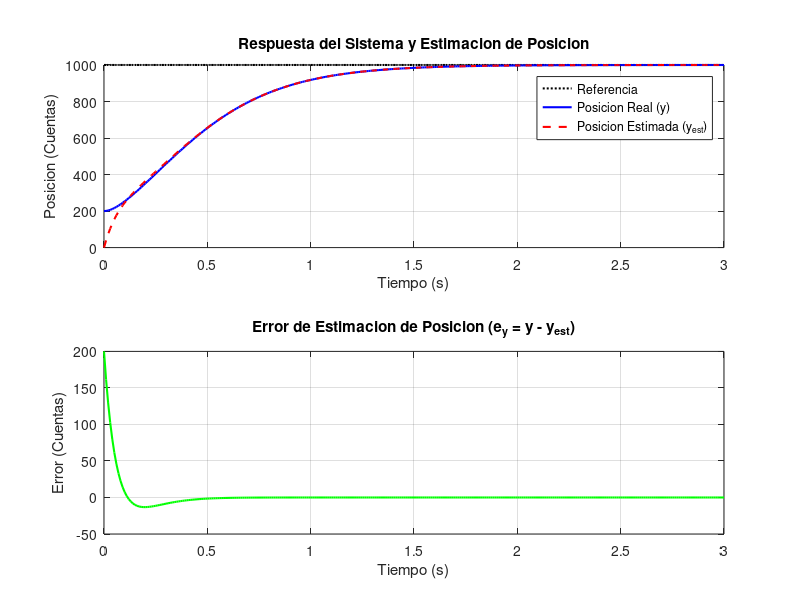

Source code (MATLAB):
%% LABORATORIO 7: DISEÑO DE REALIMENTACIÓN DE ESTADO CON OBSERVADOR
% Sistema: Variador-Motor-Encoder (Unidad de Selección)
% Asignación de Polos y Diseño de Observador de Luenberger de Orden Completo

clear; clc; close all;

%% 1. DEFINICIÓN DEL MODELO CONTINUO
Ts = 0.01; % Periodo de muestreo: 10ms (Configurado en el PLC)

% Matrices Continuas (Obtenidas en Lab 4)
A = [0.0000  1.0000; 
     0.0000 -3.7638];
B = [0.0000; 
     0.1642];
C = [1 0];
D = 0;

sys_c = ss(A, B, C, D);

%% 2. DISCRETIZACIÓN DE LA PLANTA (ZOH)
sys_d = c2d(sys_c, Ts, 'zoh');
Phi = sys_d.A;
Gamma = sys_d.B;

%% 3. ESPECIFICACIÓN DE POLOS
% Polos del controlador (rapidez de respuesta deseada)
p_ctrl_s = [-4.0, -4.1];
p_ctrl_z = exp(p_ctrl_s * Ts);

% Polos del observador (3 veces mas rapidos que el controlador)
p_obs_s = 3.0 * p_ctrl_s;
p_obs_z = exp(p_obs_s * Ts);

%% 4. DISEÑO DE GANANCIAS
% Ganancia del controlador K
K = place(Phi, Gamma, p_ctrl_z);

% Ganancia del observador L (Dualidad: polos de Phi - L*C)
L = place(Phi', C', p_obs_z)';

% Ganancia de pre-compensacion N
N = 1 / (C * inv(eye(2) - (Phi - Gamma*K)) * Gamma);

%% 5. IMPRESIÓN DE PARÁMETROS PARA EL PLC
fprintf('=========================================================\n');
fprintf('   PARAMETROS CALCULADOS PARA EL PLC\n');
fprintf('=========================================================\n');
fprintf('K1 (Posicion): %.4f\n', K(1));
fprintf('K2 (Velocidad): %.4f\n', K(2));
fprintf('N (Precompensacion): %.4f\n', N);
fprintf('L1 (Ganancia Obs 1): %.4f\n', L(1));
fprintf('L2 (Ganancia Obs 2): %.4f\n', L(2));
fprintf('Phi11: %.6f, Phi12: %.6f\n', Phi(1,1), Phi(1,2));
fprintf('Phi21: %.6f, Phi22: %.6f\n', Phi(2,1), Phi(2,2));
fprintf('Gamma1: %.6f, Gamma2: %.6f\n', Gamma(1), Gamma(2));
fprintf('=========================================================\n\n');

%% 6. SIMULACIÓN DEL LAZO CERRADO CON OBSERVADOR
% El sistema aumentado (Planta + Observador) tiene la dinamica:
% x[k+1] = Phi*x[k] - Gamma*K*x_est[k] + Gamma*N*r[k]
% x_est[k+1] = L*C*x[k] + (Phi - Gamma*K - L*C)*x_est[k] + Gamma*N*r[k]
%
% Definimos el estado aumentado: X_aug = [x; x_est]
Phi_aug = [Phi, -Gamma*K;
           L*C, Phi - Gamma*K - L*C];
Gamma_aug = [Gamma*N;
             Gamma*N];
C_aug = [C, zeros(size(C)); % Salida real (y = x1)
         zeros(size(C)), C]; % Salida estimada (y_est = x1_est)
D_aug = [0; 0];

sys_cl = ss(Phi_aug, Gamma_aug, C_aug, D_aug, Ts);

% Tiempo y Referencia
t = 0:Ts:3;
r = 1000 * ones(size(t)); % Referencia de 1000 cuentas

% Simulación con condiciones iniciales de la planta no nulas x(0) = [200; 0]
% y del observador nulas x_est(0) = [0; 0]
x0 = [200; 0; 0; 0];
[y_sim, t_sim] = lsim(sys_cl, r, t, x0);

%% 7. GRAFICACIÓN
figure('Name', 'Realimentacion de Estados con Observador');
subplot(2,1,1);
plot(t_sim, r, 'k:', 'LineWidth', 1.5); hold on;
plot(t_sim, y_sim(:,1), 'b-', 'LineWidth', 1.5);
plot(t_sim, y_sim(:,2), 'r--', 'LineWidth', 1.5);
title('Respuesta del Sistema y Estimacion de Posicion');
xlabel('Tiempo (s)'); ylabel('Posicion (Cuentas)');
legend('Referencia', 'Posicion Real (y)', 'Posicion Estimada (y_{est})', 'Location', 'best');
grid on;

% Error de estimacion
err_pos = y_sim(:,1) - y_sim(:,2);
subplot(2,1,2);
plot(t_sim, err_pos, 'g-', 'LineWidth', 1.5);
title('Error de Estimacion de Posicion (e_y = y - y_{est})');
xlabel('Tiempo (s)'); ylabel('Error (Cuentas)');
grid on;

% Guardar la grafica en formato PDF
saveas(gcf, 'ComparacionControladorObservador.pdf');
fprintf('Simulacion completada y grafica guardada como ComparacionControladorObservador.pdf\n');
